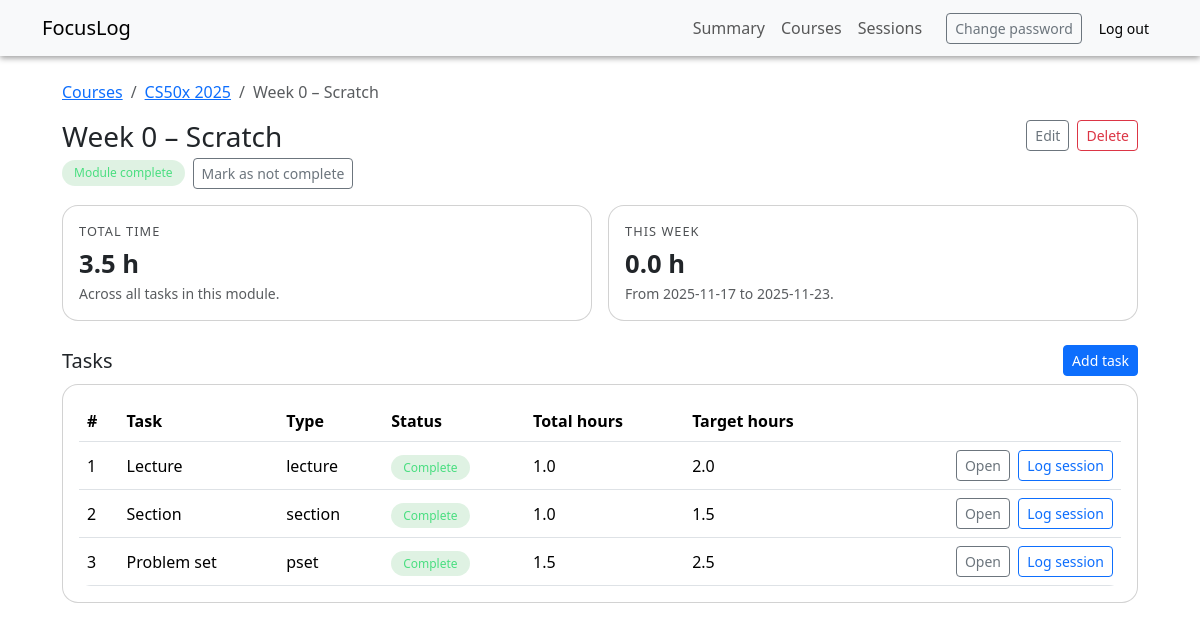
The page /modules/1 (signed in) on the database its author committed.
### tables this page shows
CREATE TABLE courses (
    id                   INTEGER PRIMARY KEY AUTOINCREMENT,
    user_id              INTEGER NOT NULL,
    name                 TEXT NOT NULL,
    description          TEXT,
    target_total_hours   REAL,
    target_weeks         INTEGER,
    target_hours_per_week REAL,
    completed            INTEGER NOT NULL DEFAULT 0,
    FOREIGN KEY (user_id) REFERENCES users(id)
);

CREATE TABLE modules (
    id           INTEGER PRIMARY KEY AUTOINCREMENT,
    course_id    INTEGER NOT NULL,
    name         TEXT NOT NULL,
    order_index  INTEGER NOT NULL DEFAULT 1,
    target_hours REAL,
    completed    INTEGER NOT NULL DEFAULT 0,
    FOREIGN KEY (course_id) REFERENCES courses(id)
);

CREATE TABLE tasks (
    id           INTEGER PRIMARY KEY AUTOINCREMENT,
    module_id    INTEGER NOT NULL,
    name         TEXT NOT NULL,
    type         TEXT,
    order_index  INTEGER NOT NULL DEFAULT 1,
    target_hours REAL,
    completed    INTEGER NOT NULL DEFAULT 0,
    FOREIGN KEY (module_id) REFERENCES modules(id)
);

### app.py (the view)
@app.route("/modules/<int:module_id>")
@login_required
def module_detail(module_id):
    module = get_module_or_404(module_id)
    user_id = session["user_id"]
    db = get_db()
    cur = db.execute(
        """
        SELECT COALESCE(SUM(s.duration_minutes), 0) AS total_minutes
        FROM tasks t
        LEFT JOIN sessions s
          ON s.task_id = t.id
         AND s.user_id = ?
        WHERE t.module_id = ?;
        """,
        (user_id, module_id),
    )
    module_minutes = cur.fetchone()["total_minutes"]
    today = date.today()
    start_of_week = today - timedelta(days=today.weekday())
    end_of_week = start_of_week + timedelta(days=6)
    start_str = start_of_week.isoformat()
    end_str = end_of_week.isoformat()
    cur = db.execute(
        """
        SELECT COALESCE(SUM(s.duration_minutes), 0) AS weekly_minutes
        FROM tasks t
        LEFT JOIN sessions s
          ON s.task_id = t.id
         AND s.user_id = ?
         AND s.date >= ?
         AND s.date <= ?
        WHERE t.module_id = ?;
        """,
        (user_id, start_str, end_str, module_id),
    )
    weekly_minutes = cur.fetchone()["weekly_minutes"]
    cur = db.execute(
        """
        SELECT t.id,
               t.name,
               t.type,
               t.order_index,
               t.completed,
               t.target_hours,
               COALESCE(SUM(s.duration_minutes), 0) AS total_minutes
        FROM tasks t
        LEFT JOIN sessions s
          ON s.task_id = t.id
         AND s.user_id = ?
        WHERE t.module_id = ?
        GROUP BY t.id
        ORDER BY t.order_index;
        """,
        (user_id, module_id),
    )
    tasks = cur.fetchall()
    return render_template(
        "modules/detail.html",
        module=module,
        module_minutes=module_minutes,
        weekly_minutes=weekly_minutes,
        tasks=tasks,
        start_of_week=start_of_week,
        end_of_week=end_of_week,
    )

### app.py (called while the page is built)
def get_db():
    if "db" not in g:
        db_path = app.config["DATABASE"]
        conn = sqlite3.connect(db_path)
        conn.row_factory = sqlite3.Row
        g.db = conn
    return g.db

def get_module_or_404(module_id):
    user_id = session.get("user_id")
    db = get_db()
    cur = db.execute(
        """
        SELECT m.*, c.name AS course_name
        FROM modules m
        JOIN courses c ON m.course_id = c.id
        WHERE m.id = ? AND c.user_id = ?
        """,
        (module_id, user_id),
    )
    module = cur.fetchone()
    if module is None:
        abort(404)
    return module

### helpers.py (called while the page is built)
def login_required(f):
    @wraps(f)
    def decorated(*args, **kwargs):
        if "user_id" not in session:
            return redirect(url_for("login"))
        return f(*args, **kwargs)
    return decorated

### templates/modules/detail.html
{% extends "layout.html" %}
{% block body %}
<nav aria-label="breadcrumb">
  <ol class="breadcrumb">
    <li class="breadcrumb-item">
      <a href="{{ url_for('courses') }}">Courses</a>
    </li>
    <li class="breadcrumb-item">
      <a href="{{ url_for('course_detail', course_id=module.course_id) }}">
        {{ module.course_name }}
      </a>
    </li>
    <li class="breadcrumb-item active" aria-current="page">
      {{ module.name }}
    </li>
  </ol>
</nav>
<div class="d-flex justify-content-between align-items-start mb-3">
  <div>
    <h1 class="h3 mb-1">{{ module.name }}</h1>
    <div class="d-flex gap-2 align-items-center">
      {% if module.completed %}
        <span class="badge-complete">Module complete</span>
      {% else %}
        <span class="badge-incomplete">In progress</span>
      {% endif %}
      <form
        action="{{ url_for('module_toggle_complete', module_id=module.id) }}"
        method="post"
        class="d-inline"
      >
        <button class="btn btn-sm btn-outline-secondary" type="submit">
          {% if module.completed %}Mark as not complete{% else %}Mark as complete{% endif %}
        </button>
      </form>
    </div>
  </div>
  <div class="d-flex gap-2">
    <a
      class="btn btn-sm btn-outline-secondary"
      href="{{ url_for('module_edit', module_id=module.id) }}"
    >
      Edit
    </a>
    <form
      action="{{ url_for('module_delete', module_id=module.id) }}"
      method="post"
      onsubmit="return confirm('Delete this module and all tasks/sessions?');"
    >
      <button class="btn btn-sm btn-outline-danger" type="submit">Delete</button>
    </form>
  </div>
</div>
<div class="row g-3 mb-4">
  <div class="col-md-6">
    <div class="card p-3">
      <div class="metric-label mb-1">Total time</div>
      <div class="metric-value">
        {{ (module_minutes or 0) / 60 | round(1) }} h
      </div>
      <p class="text-muted small mb-0">
        Across all tasks in this module.
      </p>
    </div>
  </div>
  <div class="col-md-6">
    <div class="card p-3">
      <div class="metric-label mb-1">This week</div>
      <div class="metric-value">
        {{ (weekly_minutes or 0) / 60 | round(1) }} h
      </div>
      <p class="text-muted small mb-0">
        From {{ start_of_week }} to {{ end_of_week }}.
      </p>
    </div>
  </div>
</div>
<div class="d-flex justify-content-between align-items-center mb-2">
  <h2 class="h5 mb-0">Tasks</h2>
  <a
    class="btn btn-sm btn-primary"
    href="{{ url_for('task_new', module_id=module.id) }}"
  >
    Add task
  </a>
</div>
{% if tasks %}
  <div class="card p-3">
    <div class="table-responsive">
      <table class="table align-middle mb-0">
        <thead>
          <tr>
            <th>#</th>
            <th>Task</th>
            <th>Type</th>
            <th>Status</th>
            <th>Total hours</th>
            <th>Target hours</th>
            <th></th>
          </tr>
        </thead>
        <tbody>
          {% for t in tasks %}
            <tr>
              <td>{{ t.order_index }}</td>
              <td>{{ t.name }}</td>
              <td>{{ t.type or "-" }}</td>
              <td>
                {% if t.completed %}
                  <span class="badge-complete">Complete</span>
                {% else %}
                  <span class="badge-incomplete">In progress</span>
                {% endif %}
              </td>
              <td>{{ (t.total_minutes or 0) / 60 | round(1) }}</td>
              <td>
                {% if t.target_hours %}
                  {{ t.target_hours | round(1) }}
                {% else %}
                  -
                {% endif %}
              </td>
              <td class="text-end">
                <a
                  class="btn btn-sm btn-outline-secondary"
                  href="{{ url_for('task_detail', task_id=t.id) }}"
                >
                  Open
                </a>
                <a
                  class="btn btn-sm btn-outline-primary ms-1"
                  href="{{ url_for('session_new') }}?task_id={{ t.id }}"
                >
                  Log session
                </a>
              </td>
            </tr>
          {% endfor %}
        </tbody>
      </table>
    </div>
  </div>
{% else %}
  <p class="text-muted">No tasks yet. Add tasks for lectures, sections, and problem sets.</p>
{% endif %}
{% endblock %}

### templates/layout.html (shortened to what this page needs)
<!doctype html>
<html lang="en">
  <head>
    <link
      href="https://cdn.jsdelivr.net/npm/bootstrap@5.3.3/dist/css/bootstrap.min.css"
      rel="stylesheet"
    >
    <link rel="stylesheet" href="{{ url_for('static', filename='styles.css') }}">
  </head>
  <body>
    <nav class="navbar navbar-expand-lg navbar-light bg-light mb-4">
      <div class="container">
        <a class="navbar-brand" href="{{ url_for('index') }}">FocusLog</a>
        <div class="collapse navbar-collapse justify-content-end" id="nav">
          {% if session.get("user_id") %}
            <ul class="navbar-nav me-3">
              <li class="nav-item">
                <a class="nav-link" href="{{ url_for('summary') }}">Summary</a>
              </li>
              <li class="nav-item">
                <a class="nav-link" href="{{ url_for('courses') }}">Courses</a>
              </li>
              <li class="nav-item">
                <a class="nav-link" href="{{ url_for('sessions_view') }}">Sessions</a>
              </li>
            </ul>
            <div class="d-flex align-items-center gap-2">
              <a class="btn btn-sm btn-outline-secondary" href="{{ url_for('change_password') }}">
                Change password
              </a>
              <a class="btn btn-sm btn-light" href="{{ url_for('logout') }}">Log out</a>
            </div>
          {% else %}
            <div class="d-flex gap-2">
              <a class="btn btn-sm btn-outline-dark" href="{{ url_for('login') }}">Log in</a>
              <a class="btn btn-sm btn-light" href="{{ url_for('register') }}">Register</a>
            </div>
          {% endif %}
        </div>
      </div>
    </nav>
    <main class="container mb-5">
      {% block body %}{% endblock %}
    </main>
  </body>
</html>

### static/styles.css (style rules this page uses)
body { min-height: 100vh; }
main.container { max-width: 1100px; }
.navbar { box-shadow: 0 2px 6px rgba(0, 0, 0, 0.4); }
.card { border-radius: 1rem; }
.table { margin-bottom: 0; border-radius: 0.75rem; overflow: hidden; }
.table thead th { border-bottom-width: 1px; }
.badge-complete { background-color: rgba(40, 167, 69, 0.15); color: #4ade80; border-radius: 999px; padding: 0.25rem 0.75rem; font-size: 0.75rem; font-weight: 500; }
.metric-label { font-size: 0.8rem; letter-spacing: 0.08em; text-transform: uppercase; opacity: 0.8; }
.metric-value { font-size: 1.6rem; font-weight: 600; }
.breadcrumb { background-color: transparent; padding-left: 0; margin-bottom: 1rem; }

### rows shown on the page
courses: course_name "CS50x 2025"
modules: name "Week 0 – Scratch"
tasks: order_index "1", name "Lecture", type "lecture", completed "Complete", total_minutes "1.0", target_hours "2.0"
tasks: order_index "2", name "Section", type "section", completed "Complete", total_minutes "1.0", target_hours "1.5"
tasks: order_index "3", name "Problem set", type "pset", completed "Complete", total_minutes "1.5", target_hours "2.5"

### other values the page prints
{{ (module_minutes or 0) / 60 | round(1) }} "3.5"
{{ (weekly_minutes or 0) / 60 | round(1) }} "0.0"
{{ start_of_week }} "2025-11-17"
{{ end_of_week }} "2025-11-23"
